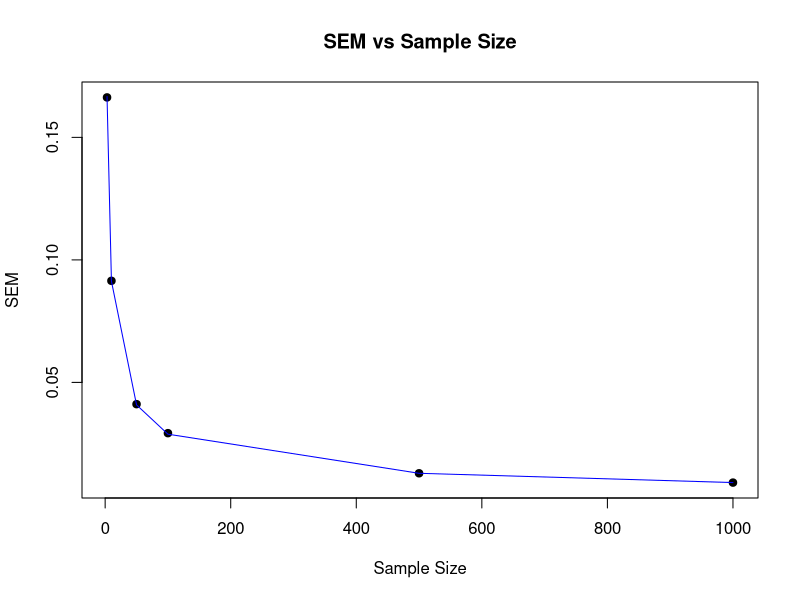
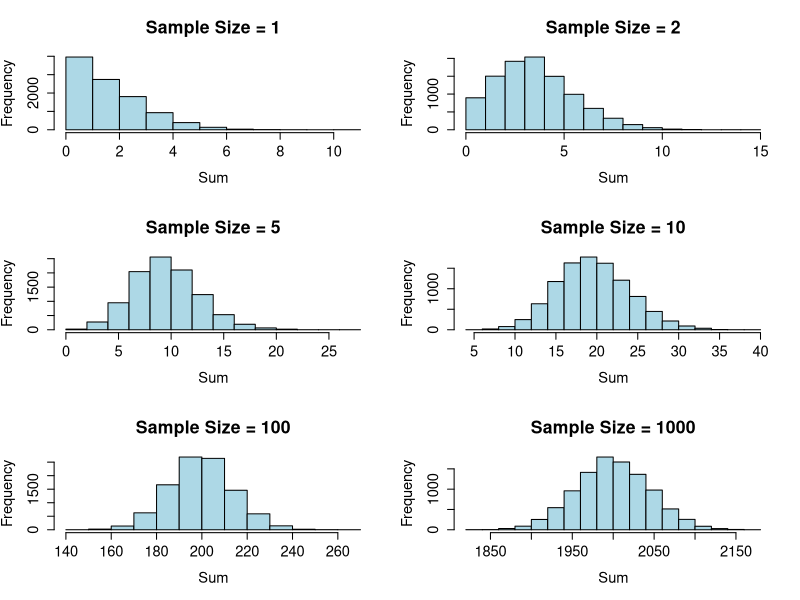

Generate these figures, in order, with R:
## ---- chunk 1
knitr::opts_chunk$set(echo = TRUE)
## ---- chunk 2
sample.sizes <- c(3, 10, 50, 100, 500, 1000) # different sample sizes we are going to try:
iterations <- 10000 # total number of iterations for each sample size

mean.sds = numeric(0) # vector of SEMs
m <- numeric(iterations) # vector of means

for ( N in sample.sizes ) { # try different sample sizes
  for ( i in 1:iterations ) { # for each sample size, run a lot of iterations
    x <- runif(N, min = 0, max = 1) # draw from a unif(0,1) distribution, N times
    m[i] <- mean(x) # store the mean of the draw in a vector of means
  }
  # compute the standard deviation of the vector of means, and store in 
  # the mean.sds vector in the location corresponsding to the sample size
  mean.sds <- c(mean.sds, sd(m)) 
}  
## ---- chunk 3
plot(sample.sizes,mean.sds, 
     main="SEM vs Sample Size",
     xlab="Sample Size",
     ylab="SEM",
     pch=19)
sd_uniform <- sqrt(1/12)
lines(sample.sizes,sd_uniform/sqrt(sample.sizes),col='blue')
## ---- chunk 4
sample.sizes <- c(1, 2, 5, 10, 100, 1000) # different sample sizes we will test
N = 1  # the number of i.i.d. variables X we are going to sum
lambda <- 2 # parameter for poisson

iterations = 10000 # number of iterations
s.values=numeric() # vector storing the sum from each iteration

par(mfrow=c(3,2), ps=16) # set layout for plots
for (N in sample.sizes) { # run for each sample size
  for (n.exp in 1:iterations) { # repeat the experiment
    s.values[n.exp] <- sum(rpois(N, lambda)) # store the sum of the draws
  }
  hist(s.values,  
       main=paste("Sample Size =", N),
       col='lightblue',
       xlab="Sum")
}
